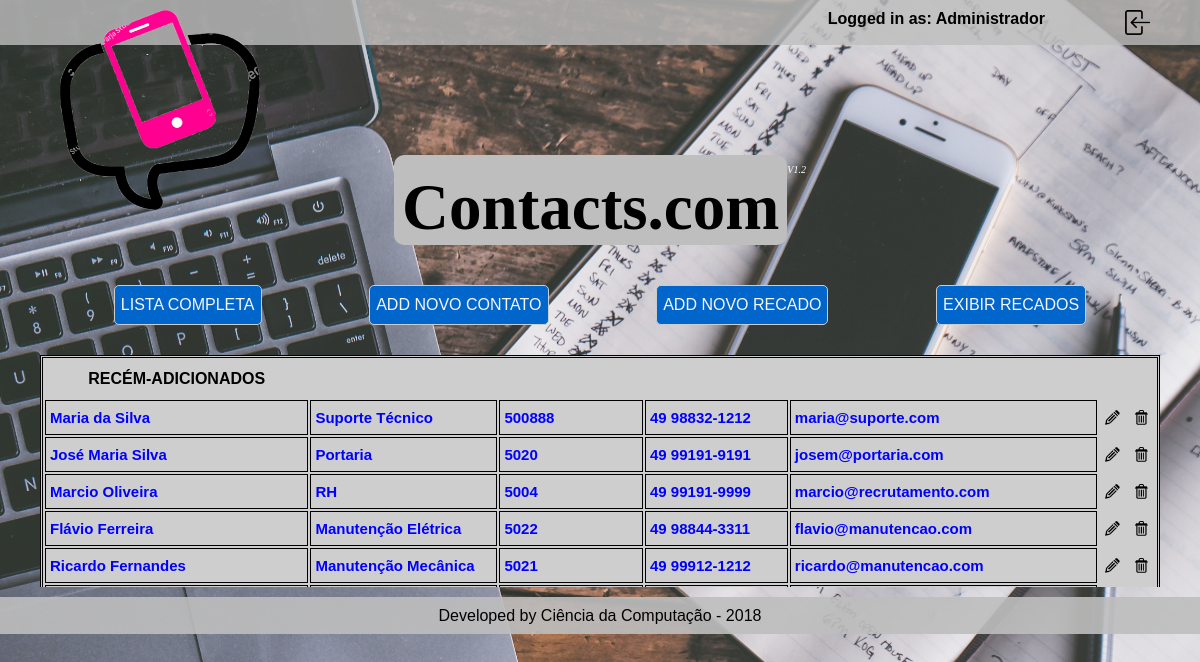
The app's page /telaPrincipal.php (signed in) with its own data.
### tables this page shows
CREATE TABLE IF NOT EXISTS `usuarios` (
  `id` int(11) NOT NULL AUTO_INCREMENT,
  `nome` varchar(100) NOT NULL,
  `departamento` varchar(100) NOT NULL,
  `ramal` varchar(100) NOT NULL,
  `celular` varchar(100) NOT NULL,
  `email` varchar(100) NOT NULL,
  PRIMARY KEY (`id`)
);

### assets/PHP/permissoes.php (called while the page is built, shortened)
<?php
class Administrador implements tipoPermissao{
	public function permissao(){
		return 'Administrador';
	}
}
class Factory{
	public function retornaPermissao(){
		$permissao = $_SESSION['variavel'];
		if($permissao == '0'){
			$pe = new Administrador();
			return $pe;
		}elseif($permissao == '1'){
			$pe = new Usuario();
			return $pe;
		}
	}
}
?>

### assets/PHP/conexao.php (called while the page is built, shortened)
<?php
class conexao
{
    private static $instance = null;
    private $conn;
    private function __construct()
    {
        $host = "localhost";
        $user = "root";
        $pswd = "";
        $db = "projeto";
        try {
            $this->conn = mysqli_connect($host, $user, $pswd, $db);
            $this->conn->set_charset('utf8');
        } catch (Exception $e) {
            die("Erro na conexão com MySQL! " . $e->getMessage());
        }
    }
    static function getInstance()
    {
        if (self::$instance == NULL)
            self::$instance = new conexao();
        return self::$instance;
    }
     public function getCon(){
        return $this->conn;
    }
}
?>

### assets/PHP/pessoa.php (the view, shortened to what this page needs)
<link rel="stylesheet" type="text/css" href="assets/style/css.css"/>
<?php
	class pessoa{
		function buscaUsuario(){
			require_once 'conexao.php';
			$Conexao = conexao::getInstance();
			$query = mysqli_query($Conexao->getCon(), "SELECT * FROM usuarios ORDER BY nome asc");
			if ($query != null) {
					?>
					<?php
				return true;
			}else{
				return false;
			}
		}
			function buscaUltimosUsuarios(){
			require_once 'conexao.php';
			$Conexao = conexao::getInstance();
			$query = mysqli_query($Conexao->getCon(), "SELECT * FROM usuarios ORDER BY id desc");
			while($escrever=mysqli_fetch_array($query)){
				?>
				<tr class="tabela">
					<th class="t1"><?php  echo "".$escrever['nome'];  ?></th>
				    <th class="t2"><?php  echo "".$escrever['departamento'];  ?></th>
				    <th class="t3"><?php  echo "".$escrever['ramal'];  ?></th>
				    <th class="t4"><?php  echo "".$escrever['celular'];  ?></th>
				    <th class="t5"><?php  echo "".$escrever['email'];  ?></th>
				    <th class="t6">
				    		<a href="<?php echo "../../../agenda2.0/assets/telas/paginaAlterar.php?id=" . $escrever['id'] . "&nome=" . $escrever['nome'] . "&departamento=" . $escrever['departamento'] . "&ramal=" . $escrever['ramal'] . "&celular=" . $escrever['celular'] . "&email=" . $escrever['email'];?>"><img src="assets/images/icons/edit.png">
					    	</a>
				    </th>
					<th class="t6">
							<a href="<?php echo "../../../agenda2.0/assets/telas/paginaExcluir.php?id=" . $escrever['id'] . "&nome=" . $escrever['nome'] . "&departamento=" . $escrever['departamento'] . "&ramal=" . $escrever['ramal'] . "&celular=" . $escrever['celular'] . "&email=" . $escrever['email'];?>"><img src="assets/images/icons/delete.png">
							</a>
					</th>
				</tr>
				<?php
			}
			return mysqli_fetch_array($query);
		}
	}
?>

### telaPrincipal.php (shortened to what this page needs)
<!DOCTYPE>
<html>
<head>
	<link rel="stylesheet" type="text/css" href="assets/style/css.css"/>
</head>
<body>
	<div class="userlog">
		<label><a href="http://localhost/agenda2.0/login.php">  <img src="assets/images/icons/sair.png"></a></label>
		<label>Logged in as:
		<?php
			include 'assets/PHP/permissoes.php';
			$re = new Factory();
			$pe = $re->retornaPermissao();
			$resultado = $pe -> permissao();
			echo $resultado;
		?>
		</label>
		<div class="teste2">
			<img src="assets/images/logo/logo.png">
		</div>
	</div>
<div class="corpo">
	<div class="containertop">
		<div class="pagetitle">
			<div class="title">
				Contacts.com
			</div>
			<div class="version">
				V1.2
			</div>
		</div>
	</div>
</div>
<div class="menu">
<button class="btnMenu" onclick="document.getElementById('id05').style.display='block'" style="width:auto;">LISTA COMPLETA</button>
									<?php
										include_once 'assets/PHP/pessoa.php';
									?>
	<?php
	$permissao = $_SESSION['variavel'];
	if($permissao == '1'){}else{
	?>
		<button class="btnMenu" onclick="document.getElementById('id01').style.display='block'" style="width:auto;">ADD NOVO CONTATO</button>
	<?php } ?>
<button class="btnMenu" onclick="document.getElementById('id03').style.display='block'" style="width:auto;">ADD NOVO RECADO</button>
<button class="btnMenu" onclick="document.getElementById('id04').style.display='block'" style="width:auto;">EXIBIR RECADOS</button>
</div>
<div class="principal2">
    <div class="listagem">
		<table>
			<th class="t7">
				RECÉM-ADICIONADOS
			</th>
			<?php
				include_once 'assets/PHP/pessoa.php';
				$pe = new pessoa();
				$all = $pe -> buscaUltimosUsuarios();
			?>
		</table>
 	</div>
</div>
<div class="base">
	Developed by Ciência da Computação - 2018
</div>
</body>
</html>

### assets/style/css.css (style rules this page uses)
body { font-family: arial; margin: 0px; padding: 0px; background-image:url('../images/background/back1.jpg'); background-position:center; background-size:cover; height:600px; }
.userlog { height: 25px; padding: 10px; background-color: rgb(190,190,190,0.8); font-weight: bold; }
.userlog label { margin-left: 40px; margin-right: 40px; float: right; }
.userlog img { width: 25px; height: 25px; }
.teste2 img { margin-left: 50px; margin-top: 0px; height: 200px; width: 200px; }
.containertop { display:flex; flex-direction: column; align-items: center; padding: 10px; }
.pagetitle { display: flex; font-family: Stencil Std, fantasy; }
.title { display: flex; font-size: 65px; font-weight: bold; margin-top: 100px; padding-right: 8px; padding-left: 8px; padding-top: 15px; padding-bottom: 0px; border-radius: 10px; background-color: #bebebe; }
.version { display:flex; color: #fff; font-size: 10px; font-style: italic; align-items: flex-end; padding-bottom: 70px; }
.menu { display: flex; justify-content: space-around; align-items: flex-end; flex-direction: row; padding: 20px; margin-right: 40px; margin-left: 40px; height: 50px; }
.btnMenu { width:140px; height:40px; cursor:pointer; font-size:16px; color:#f6f6f6; background:#06C; border:1px solid #ccc; border-radius:5px; }
.listagem { border: 3px double #000; background-color: #cecece; width: auto; }
.tabela { color: blue; }
.t1 { border: 1px solid #000; text-align: left; width: 300px; }
.t2 { border: 1px solid #000; text-align: left; width: 200px; }
.t3 { border: 1px solid #000; text-align: left; width: 160px; }
.t4 { border: 1px solid #000; text-align: left; width: 160px; }
.t5 { border: 1px solid #000; text-align: left; width: 330px; }
.t6 { width: 20px; }
.t7 { padding-top: 10px; padding-bottom: 10px; }
.tabela a { text-decoration: none; }
.tabela img { width: 15px; height: 15px; }
.principal2 { padding-top:10px; height: 232px; overflow: hidden; margin-right: 40px; margin-left: 40px; margin-bottom: 10px; }
.base { line-height: 37px; text-align: center; background-color: rgb(190,190,190,0.9); height: 37px; }

### records on screen
usuarios: nome "Maria da Silva", departamento "Suporte Técnico", ramal "500888", celular "49 98832-1212", email "maria@suporte.com"
usuarios: nome "José Maria Silva", departamento "Portaria", ramal "5020", celular "49 99191-9191", email "josem@portaria.com"
usuarios: nome "Marcio Oliveira", departamento "RH", ramal "5004", celular "49 99191-9999", email "marcio@recrutamento.com"
usuarios: nome "Flávio Ferreira", departamento "Manutenção Elétrica", ramal "5022", celular "49 98844-3311", email "flavio@manutencao.com"
usuarios: nome "Ricardo Fernandes", departamento "Manutenção Mecânica", ramal "5021", celular "49 99912-1212", email "ricardo@manutencao.com"

### other values on screen
$resultado "Administrador"
